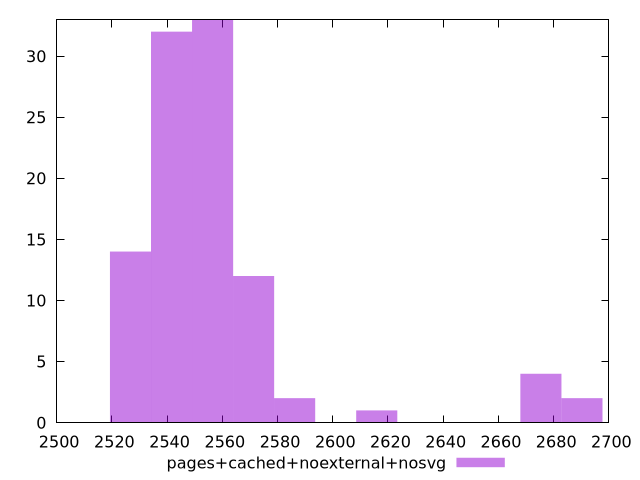

Generate this figure with gnuplot:
$_pagesCachedNoexternalNosvg <<EOF
2541.618634953265 32
2526.755368082193 14
2556.4819018243365 33
2571.345168695408 12
2615.9349693086233 1
2690.251303663982 2
2675.3880367929105 4
2586.20843556648 2
EOF
set key outside below
set terminal pngcairo
set output "report_00004_2020-11-02T20-21-41.718Z/speed-index/pages+cached+noexternal+nosvg//raw_hist.png"
set yrange [0:33]
set boxwidth 14.863266871071724
set style fill transparent solid 0.5 noborder
plot $_pagesCachedNoexternalNosvg title "pages+cached+noexternal+nosvg" with boxes ,
